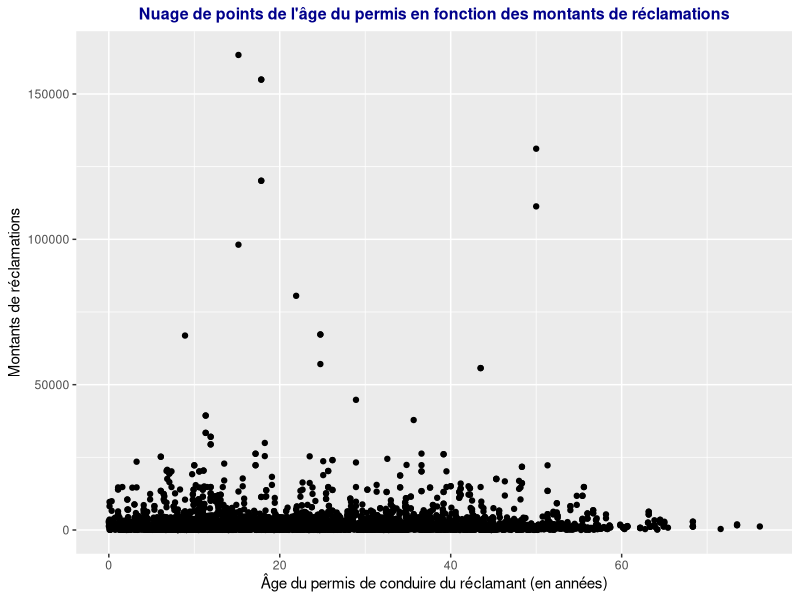
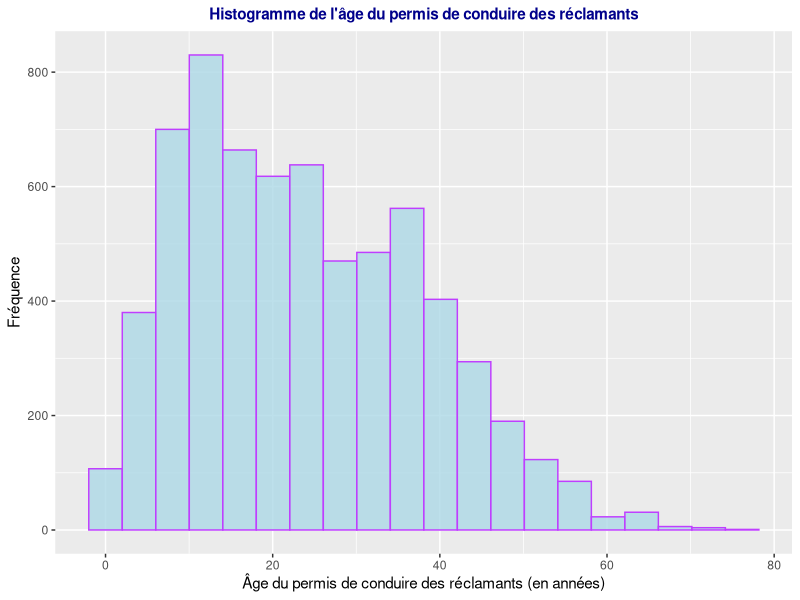
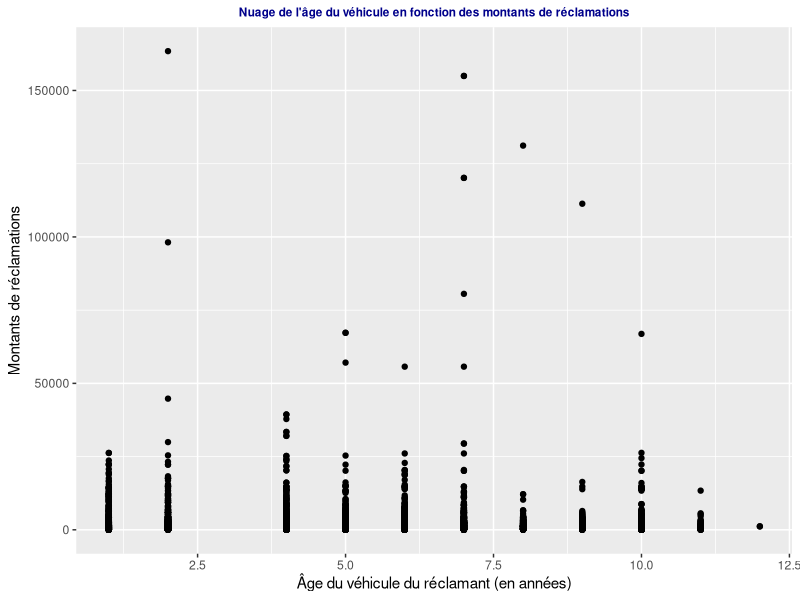
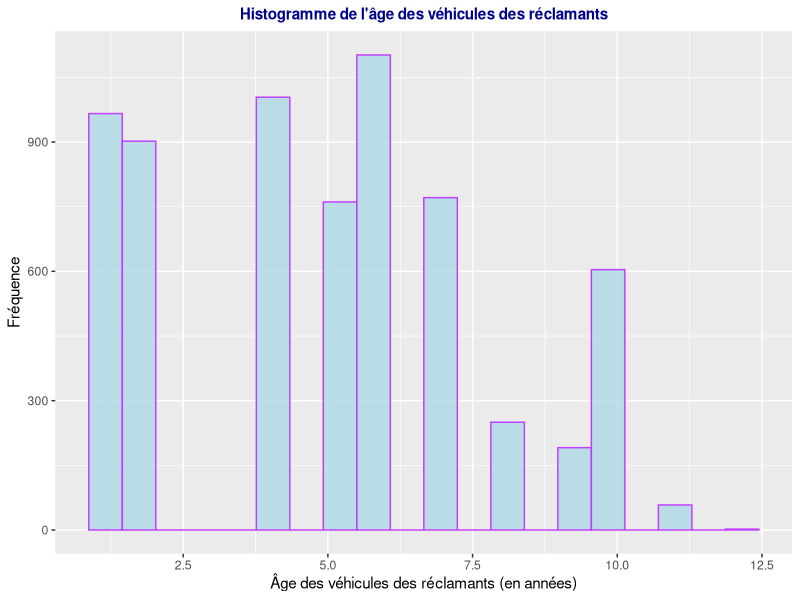

The R script that drew these images, in order:
## ---- chunk 1
knitr::opts_chunk$set(echo = TRUE)
## ---- chunk 2
MontantReclFr <- read.csv("MontantReclFr.csv")
attach(MontantReclFr)
## ---- chunk 3
MontantReclFr$mont_recl[MontantReclFr$mont_recl==-7682.59]<-7682.59
## ---- chunk 4
m <- c(mean(age_permi), sd(age_permi), max(age_permi), min(age_permi), median(age_permi))
an <- c(mean(age_permi)/12, sd(age_permi)/12, max(age_permi)/12, min(age_permi)/12, median(age_permi)/12)
data.frame(Statistiques = c("Moyenne", "Écart-type", "Maximum", "Minimum", "Médiane"), Année = an, Mois = m)
## ---- chunk 5
a <- c(length(which(age_permi > 0 & age_permi <= 60)), length(which(age_permi > 60 & age_permi <= 120)), length(which(age_permi > 120 & age_permi <= 180)), length(which(age_permi > 180 & age_permi <= 240)), length(which(age_permi > 240 & age_permi <= 300)), length(which(age_permi > 300 & age_permi <= 360)), length(which(age_permi > 360 & age_permi <= 420)), length(which(age_permi > 420 & age_permi <= 480)), length(which(age_permi > 480 & age_permi <= 540)), length(which(age_permi > 540 & age_permi <= 600)), length(which(age_permi > 600 & age_permi <= 660)), length(which(age_permi > 660 & age_permi <= 720)), length(which(age_permi > 720 & age_permi <= 780)), length(which(age_permi > 780 & age_permi <= 840)), length(which(age_permi > 840 & age_permi <= 900)), length(which(age_permi > 900 & age_permi <= 960)))

b <- c("0 à 5", "5 à 10", "10 à 15", "15 à 20", "20 à 25", "25 à 30", "30 à 35", "35 à 40", "40 à 45", "45 à 50", "50 à 55", "55 à 60", "60 à 65", "65 à 70", "70 à 75", "75 à 80")

data.frame(Âge = b, Nombre = a)

## ---- chunk 6
library(ggplot2)
p <- ggplot(MontantReclFr, aes(x = age_permi/12, y = mont_recl)) + geom_point()
p + labs(title = "Nuage de points de l'âge du permis en fonction des montants de réclamations", x = "Âge du permis de conduire du réclamant (en années)", y = "Montants de réclamations") + theme(plot.title = element_text(color = "dark blue", size = 11.5, hjust = 0.5, face = "bold"))
## ---- chunk 7
ggplot(MontantReclFr, aes(x = age_permi/12)) + 
geom_histogram(col = "darkorchid1", #couleur du contour
                 fill = "lightblue", # Couleur de l'intérieur
                 alpha = 0.8, # Transparence de l'intérieur
                 bins = 20) + # quantité de bandes
  
  ## Pour avoir un thème plutôt joli
  theme(plot.title = element_text(size = 11, hjust = 0.5, color = "dark blue", face = "bold")) + 
  
  ## titres des axes
  labs(x = "Âge du permis de conduire des réclamants (en années)",
       y = "Fréquence",
       title = "Histogramme de l'âge du permis de conduire des réclamants")
## ---- chunk 8
MontantReclFr$age_veh[MontantReclFr$age_veh > 50]           # Trois Données: 160, 160, 159.
MontantReclFr[MontantReclFr$age_veh > 20, ]                 # Lignes complètes de ces données.
MontantReclFr[MontantReclFr$age_veh > 20, ]$age_veh <- NA   # On converti en NA.
is.na(MontantReclFr[MontantReclFr$age_veh > 20, ]$age_veh)  # On vérifie que les données sont bien des NA.
MontantReclFr[MontantReclFr$age_veh > 20, ]                 # On revalide le tout sur la ligne.
## ---- chunk 9
an <- c(mean(age_veh), sd(age_veh), max(age_veh), min(age_veh), median(age_veh))
data.frame(Statistiques = c("Moyenne", "Écart-type", "Maximum", "Minimum", "Médiane"), Année = an)
## ---- chunk 10
d <- c(length(which(age_veh > 0 & age_veh <= 1)),
       length(which(age_veh > 1 & age_veh <= 2)),
       length(which(age_veh > 2 & age_veh <= 3)),
       length(which(age_veh > 3 & age_veh <= 4)),
       length(which(age_veh > 4 & age_veh <= 5)),
       length(which(age_veh > 5 & age_veh <= 6)),
       length(which(age_veh > 6 & age_veh <= 7)),
       length(which(age_veh > 7 & age_veh <= 8)),
       length(which(age_veh > 8 & age_veh <= 9)),
       length(which(age_veh > 9 & age_veh <= 10)),
       length(which(age_veh > 10 & age_veh <= 11)),
       length(which(age_veh > 11 & age_veh <= 12)))

e <- c("0 à 1", "1 à 2", "2 à 3", "3 à 4", "4 à 5", "5 à 6", "6 à 7", "7 à 8", "8 à 9", "9 à 10", "10 à 11", "11 à 12")

data.frame(Âge = e, Nombre = d)

## ---- chunk 11
library(ggplot2)
p <- ggplot(MontantReclFr, aes(x = age_veh, y = mont_recl)) + geom_point()
p + labs(title = "Nuage de l'âge du véhicule en fonction des montants de réclamations", x = "Âge du véhicule du réclamant (en années)", y = "Montants de réclamations") + theme(plot.title = element_text(color = "dark blue", size = 8.5, hjust = 0.5, face = "bold"))
## ---- chunk 12
ggplot(MontantReclFr, aes(x = age_veh)) + 
geom_histogram(col = "darkorchid1", #couleur du contour
                 fill = "lightblue", # Couleur de l'intérieur
                 alpha = 0.8, # Transparence de l'intérieur
                 bins = 20) + # quantité de bandes
  
  ## Pour avoir un thème plutôt joli
  theme(plot.title = element_text(size = 11, hjust = 0.5, color = "dark blue", face = "bold")) + 
  
  ## titres des axes
  labs(x = "Âge des véhicules des réclamants (en années)",
       y = "Fréquence",
       title = "Histogramme de l'âge des véhicules des réclamants")
